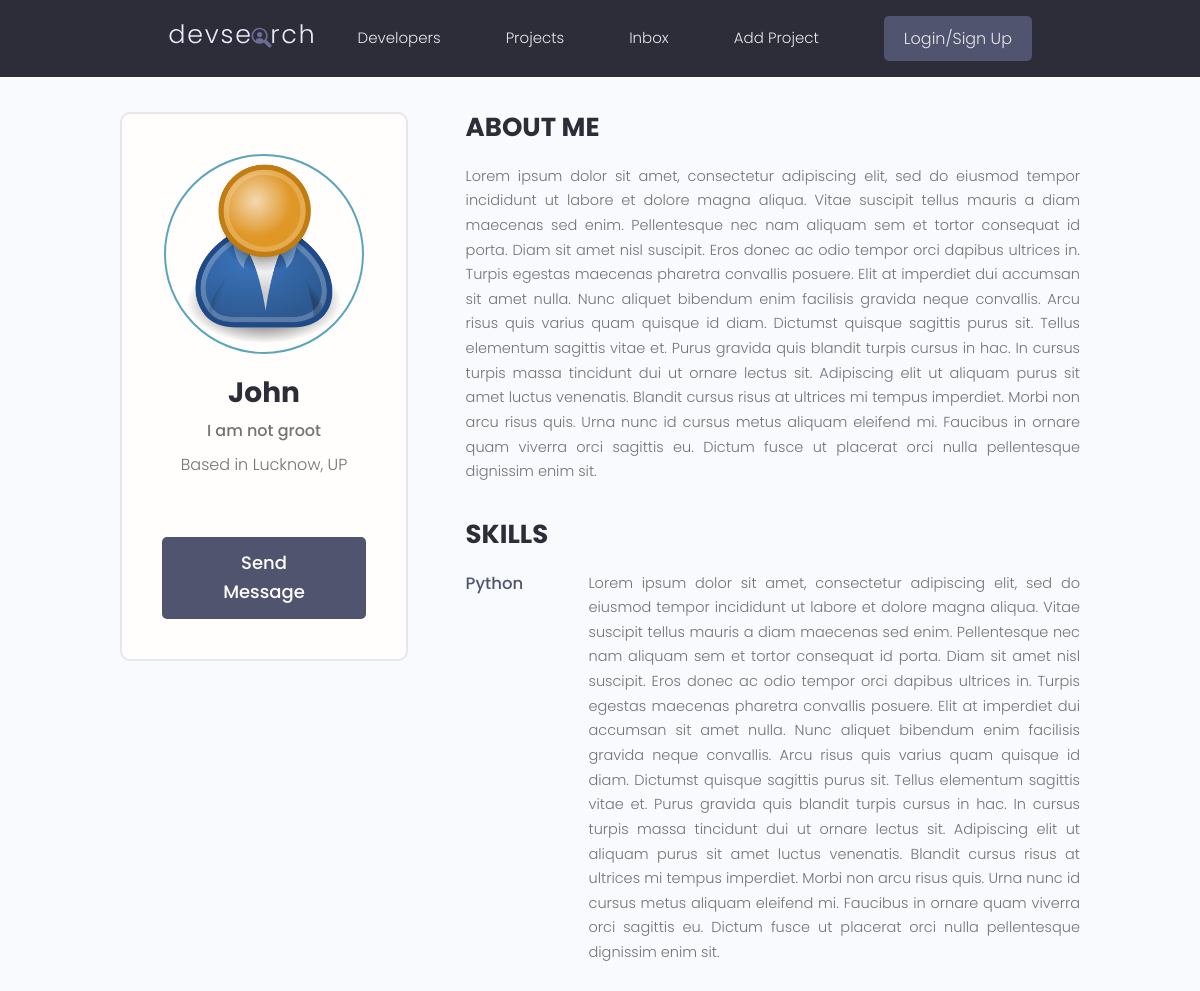
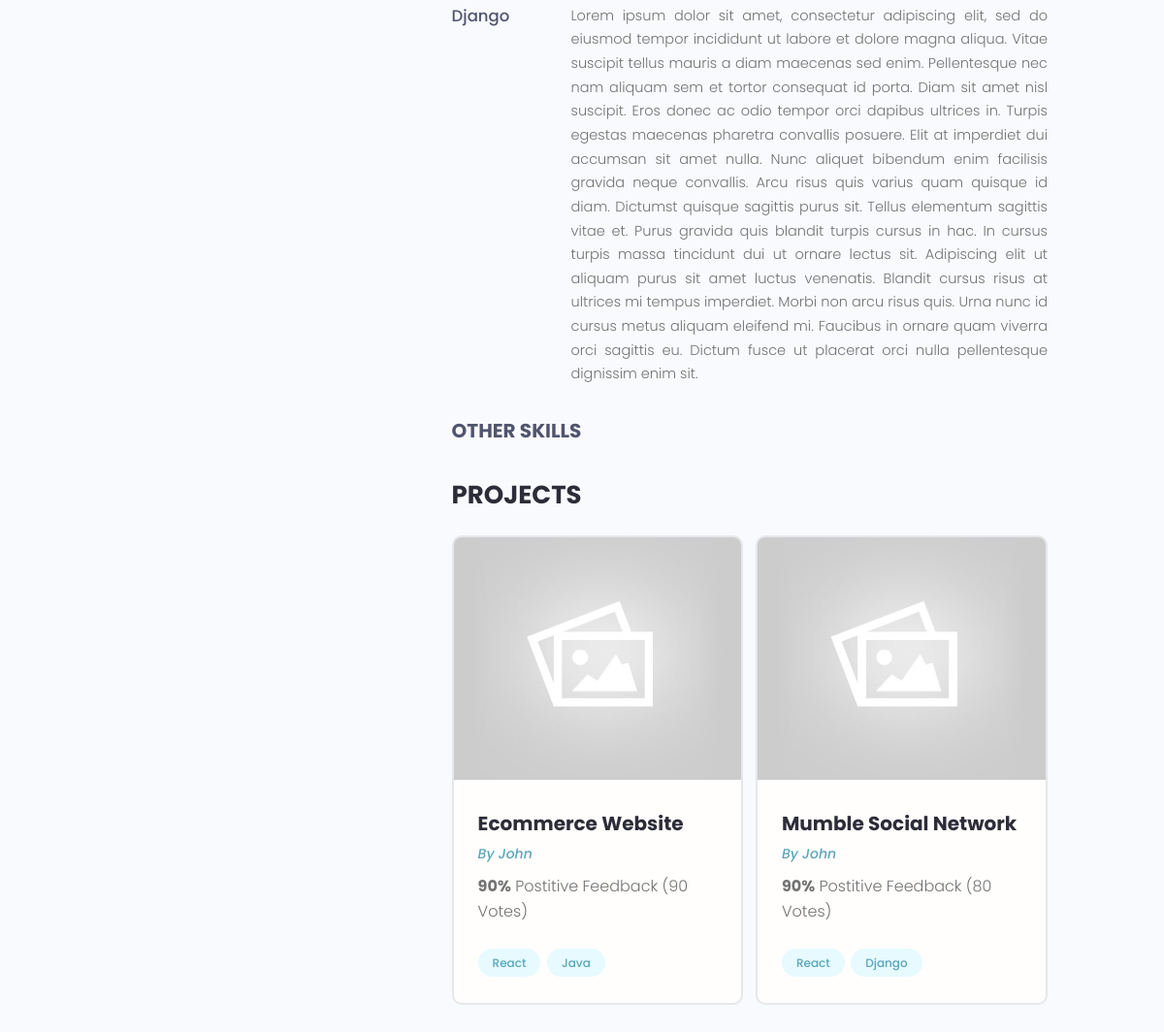
The page /profile/cf441926-567c-49d4-9659-296c65f05569/ on the database its author committed (2 pictures, top to bottom).
### users/models.py (models this page shows, shortened)
class Profile(models.Model):
    user = models.OneToOneField(User,on_delete=models.CASCADE,null=True,blank=True)
    name = models.CharField(max_length=200,blank=True,null=True)
    email = models.EmailField(max_length=500,null=True,blank=True)
    username = models.CharField(max_length=200,blank=True,null=True)
    location = models.CharField(max_length=200,blank=True,null=True)
    short_intro = models.CharField(max_length=200,blank=True,null=True)
    bio = models.TextField(blank=True,null=True)
    profile_image = models.ImageField(null=True,blank=True, upload_to='profiles/',default="profiles/user-default.png")
    social_github = models.CharField(max_length=200,blank=True,null=True)
    social_twitter = models.CharField(max_length=200,blank=True,null=True)
    social_linkedin = models.CharField(max_length=200,blank=True,null=True)
    social_youtube = models.CharField(max_length=200,blank=True,null=True)
    social_website = models.CharField(max_length=200,blank=True,null=True)
    created = models.DateTimeField(auto_now_add=True)
    id = models.UUIDField(default=uuid.uuid4, unique=True, primary_key=True, editable=False)

class Skill(models.Model):
    owner = models.ForeignKey(Profile,on_delete=models.CASCADE,null=True,blank=True)
    name = models.CharField(max_length=200,blank=True,null=True)
    description = models.TextField(null=True, blank=True)
    created = models.DateTimeField(auto_now_add=True)
    id = models.UUIDField(default=uuid.uuid4, unique=True, primary_key=True, editable=False)

### projects/models.py (models this page shows, shortened)
class Project(models.Model):
    owner = models.ForeignKey(Profile, null=True,blank=True, on_delete=models.SET_NULL)
    title = models.CharField(max_length=200)
    description = models.TextField(null=True, blank=True)
    featured_image = models.ImageField(null=True,blank=True,default="default.jpg")
    demo_link = models.CharField(max_length=2000,null=True, blank=True)
    source_link = models.CharField(max_length=2000,null=True,blank=True)
    tags = models.ManyToManyField('Tag',blank=True) # '' on class because it comes later after Project class.
    vote_total = models.IntegerField(default=0,null=True, blank=True)
    vote_ratio = models.IntegerField(default=0,null=True, blank=True)
    created = models.DateTimeField(auto_now_add=True)
    id = models.UUIDField(default=uuid.uuid4,unique=True,primary_key=True, editable=False)

class Tag(models.Model):
    name = models.CharField(max_length=200)
    created = models.DateTimeField(auto_now_add=True)
    id = models.UUIDField(default=uuid.uuid4,unique=True,primary_key=True,editable=False)
    def __str__(self):
        return self.name

### users/views.py (the view)
# urls.py: path('profile/<str:pk>/',views.userProfile,name="user-profile"),
def userProfile(request,pk):
    profile = Profile.objects.get(id=pk)
    topSkills = profile.skill_set.exclude(description__exact="")
    otherSkills = profile.skill_set.filter(description="")
    context = {'profile':profile, 'topSkills':topSkills,'otherSkills':otherSkills}
    return render(request,'users/user-profile.html',context)

### users/templates/users/user-profile.html (shortened to what this page needs)
{% extends 'main.html' %}
{% block content %}
  <main class="profile my-md">
    <div class="container">
      <div class="layout">
        <div class="column column--1of3">
          <div class="card text-center">
            <div class="card__body dev">
              <img class="avatar avatar--xl" src="{{ profile.profile_image.url}}" />
              <h2 class="dev__name">{{ profile.name}}</h2>
              <p class="dev__title">{{ profile.short_intro}}</p>
              <p class="dev__location">Based in {{ profile.location}}</p>
              <a href="#" class="btn btn--sub btn--lg">Send Message </a>
            </div>
          </div>
        </div>
        <div class="column column--2of3">
          <div class="devInfo">
            <h3 class="devInfo__title">About Me</h3>
            <p class="devInfo__about">{{ profile.bio }}</p>
          </div>
          <div class="devInfo">
            <h3 class="devInfo__title">Skills</h3>
            <div class="devInfo__skills">
                {% for skill in topSkills %}
              <div class="devSkill">
                <h4 class="devSkill__title">{{ skill.name }}</h4>
                <p class="devSkill__info">{{ skill.description }}</p>
              </div>
              {% endfor %}
              <h3 class="devInfo__subtitle">Other Skills</h3>
            </div>
          </div>
          <div class="devInfo">
            <h3 class="devInfo__title">Projects</h3>
            <div class="grid grid--two">
                {% for project in profile.project_set.all %}
              <div class="column">
                <div class="card project">
                  <a href="{% url 'project' project.id %}" class="project">
                    <img class="project__thumbnail" src="{{ project.featured_image.url}}" alt="project thumbnail" />
                    <div class="card__body">
                      <h3 class="project__title">{{ project.title}}</h3>
                      <p><a class="project__author" href="{% url 'user-profile' project.owner.id %}">By {{ project.owner.name}}</a></p>
                      <p class="project--rating">
                        <span style="font-weight: bold;">{{ project.vote_ratio }}%</span> Postitive
                        Feedback ({{ project.vote_total }} Vote{{ project.vote_total|pluralize:"s" }})
                      </p>
                      <div class="project__tags">
                          {% for tag in project.tags.all %}
                        <span class="tag tag--pill tag--main">
                          <small>{{ tag }}</small>
                        </span>
                              {% endfor %}
                      </div>
                    </div>
                  </a>
                </div>
              </div>
                {% endfor %}
            </div>
          </div>
        </div>
      </div>
    </div>
  </main>
{% endblock %}

### static/styles/app.css (style rules this page uses)
:root { --color-sub: #2d2d39; }
.btn--sub { background-color: var(--color-sub-light); }
.card { border: 2px solid var(--color-light); }
img { width: 100%; }
.profile .card > .dev { padding: 4rem; }
.dev__name { color: var(--color-sub); font-size: 2.8rem; font-weight: 700; margin-top: 1rem; margin-bottom: 0.5rem; }
.dev__title { font-size: 1.6rem; font-weight: 500; line-height: 1.3; }
.dev__location { margin-top: 1rem; }
.devInfo { margin-bottom: 3rem; }
.devInfo__title, .devInfo__subtitle { font-size: 2.6rem; color: var(--color-sub); text-transform: uppercase; font-weight: 700; margin-bottom: 1.5rem; }
.devInfo__subtitle { font-size: 2rem; color: var(--color-sub-light); }
.devInfo__about, .devSkill__info { font-size: 1.45rem; line-height: 1.7; text-align: justify; }
.devSkill { margin-bottom: 3rem; }
.devSkill__title { font-size: 1.65rem; font-weight: 500; color: var(--color-sub-light); }
@media screen and (min-width: 700px) { .devSkill { display: flex; justify-content: space-between; gap: 3rem; } }
@media screen and (min-width: 700px) { .devSkill__info { flex-basis: 80%; } }
.project__author { font-size: 1.4rem; font-style: italic; }
.project--rating { margin-bottom: 1.6em; margin-top: .5em; }
.project__thumbnail { height: 25rem; object-fit: cover; object-position: top center; }
.project__title { font-size: 2rem; font-weight: 700; color: var(--color-sub); }

### static/uikit/styles/modules/_variables.css (style rules this page uses)
:root { --color-main: #5aa5b9; --color-main-light: #e6faff; --color-sub: #3f4156; --color-sub-light: #51546e; --color-sub-lighter: #ededfd; --color-text: #737373; --color-gray: #8b8b8b; --color-light: #e5e7eb; --color-light-gray: #767676; --color-bg: #f8fafd; --color-white: #fffefd; --color-white-light: #f3f3f3; --color-success: #359e64; --color-success-bg: #def8e8; --color-error: #fc4b0b; --color-error-bg: #fff2ee; --font-base: 'Poppins', arial, helvetica, 'Segoe UI', roboto, ubuntu, sans-serif; --font-monospace: 'Fira Code', 'Courier New', courier, monospace; --font-regular: 300; --font-medium: 500; --font-bold: 700; --generic-shadow: 1px 1px 5px #00000010; --generic-transition: all 0.3s ease-in-out; }

### static/uikit/styles/modules/_base.css (style rules this page uses)
* { margin: 0; padding: 0; box-sizing: border-box; text-rendering: optimizeLegibility; color: inherit; font-size: inherit; }
html { font-size: 50%; }
@media only screen and (min-width: 480px) { html { font-size: 56.25%; } }
@media only screen and (min-width: 1200px) { html { font-size: 62.5%; } }
body { line-height: 1.6; font-weight: 400; font-size: 1.5rem; color: var(--color-text); background-color: var(--color-bg); min-height: 100vh; }

### static/uikit/styles/modules/_typography.css (style rules this page uses)
* { font-family: var(--font-base); }
h2 { font-size: 3.6rem; font-weight: var(--font-bold); }
h3 { font-size: 3.2rem; font-weight: var(--font-medium); }
h4 { font-size: 2.8rem; font-weight: var(--font-medium); }
p, span, strong { font-size: 1.6rem; color: var(--color-text); font-weight: var(--font-regular); }
a { padding-bottom: 2px; text-decoration: none; display: inline-block; color: var(--color-main); font-weight: var(--font-medium); }

### static/uikit/styles/modules/_utilities.css (style rules this page uses)
.container { width: 92%; max-width: 165rem; margin: 0 auto; box-sizing: border-box; }
@media screen and (min-width: 1000px) { .container { width: 90%; } }
@media screen and (min-width: 1200px) { .container { width: 80%; } }
.text-center { text-align: center; }
.my-md { margin: 3rem auto; }

### static/uikit/styles/modules/_avatar.css (style rules this page uses)
.avatar { border-radius: 50%; border: 2px solid var(--color-main); object-fit: cover; }
.avatar--xl { height: 20rem; width: 20rem; }

### static/uikit/styles/modules/_button.css (style rules this page uses)
.btn { display: inline-block; position: relative; cursor: pointer; background-color: var(--color-light); font-weight: var(--font-medium); color: var(--color-sub); text-decoration: none; padding: 1rem 2rem; border-radius: 0.5rem; border: none; width: -webkit-fit-content; width: -moz-fit-content; width: fit-content; height: -webkit-fit-content; height: -moz-fit-content; height: fit-content; font-size: 1.6rem; outline-width: 0; outline-color: transparent; -webkit-backface-visibility: hidden; backface-visibility: hidden; transition: all 0.3s ease-in-out; }
.btn--sub { background-color: var(--color-sub); color: var(--color-white); }
.btn--lg { font-size: 1.8rem; padding: 1.2rem 4.5rem; }

### static/uikit/styles/modules/_card.css (style rules this page uses)
.card { border-radius: 1rem; background-color: var(--color-white); border: 1.5px solid var(--color-light); width: auto; height: auto; margin-top: 0.5rem; margin-bottom: 0.5rem; overflow: hidden; }
.card__body, .card__header { padding: 2rem 2.5rem; }

### rows shown on the page
Profile: profile_image (placeholder picture), name "John", short_intro "I am not groot", location "Lucknow, UP", bio "Lorem ipsum dolor sit amet, consectetur adipiscing elit, sed do eiusmod tempor incididunt ut labore et dolore magna aliqua. Vitae suscipit tellus mauris a diam maecenas sed enim. Pellentesque nec nam aliquam sem et tortor consequat id porta. Diam sit amet nisl suscipit. Eros donec ac odio tempor orci dapibus ultrices in. Turpis egestas maecenas pharetra convallis posuere. Elit at imperdiet dui accumsan sit amet nulla. Nunc aliquet bibendum enim facilisis gravida neque convallis. Arcu risus quis varius quam quisque id diam. Dictumst quisque sagittis purus sit. Tellus elementum sagittis vitae et. Purus gravida quis blandit turpis cursus in hac. In cursus turpis massa tincidunt dui ut ornare…"
Skill: name "Python", description "Lorem ipsum dolor sit amet, consectetur adipiscing elit, sed do eiusmod tempor incididunt ut labore et dolore magna aliqua. Vitae suscipit tellus mauris a diam maecenas sed enim. Pellentesque nec nam aliquam sem et tortor consequat id porta. Diam sit amet nisl suscipit. Eros donec ac odio tempor orci dapibus ultrices in. Turpis egestas maecenas pharetra convallis posuere. Elit at imperdiet dui accumsan sit amet nulla. Nunc aliquet bibendum enim facilisis gravida neque convallis. Arcu risus quis varius quam quisque id diam. Dictumst quisque sagittis purus sit. Tellus elementum sagittis vitae et. Purus gravida quis blandit turpis cursus in hac. In cursus turpis massa tincidunt dui ut ornare…"
Skill: name "Django", description "Lorem ipsum dolor sit amet, consectetur adipiscing elit, sed do eiusmod tempor incididunt ut labore et dolore magna aliqua. Vitae suscipit tellus mauris a diam maecenas sed enim. Pellentesque nec nam aliquam sem et tortor consequat id porta. Diam sit amet nisl suscipit. Eros donec ac odio tempor orci dapibus ultrices in. Turpis egestas maecenas pharetra convallis posuere. Elit at imperdiet dui accumsan sit amet nulla. Nunc aliquet bibendum enim facilisis gravida neque convallis. Arcu risus quis varius quam quisque id diam. Dictumst quisque sagittis purus sit. Tellus elementum sagittis vitae et. Purus gravida quis blandit turpis cursus in hac. In cursus turpis massa tincidunt dui ut ornare…"
Project: featured_image (placeholder picture), title "Ecommerce Website", owner.name "John", vote_ratio "90", vote_total "90"
Tag: name "React"
Tag: name "Java"
Project: featured_image (placeholder picture), title "Mumble Social Network", owner.name "John", vote_ratio "90", vote_total "80"
Tag: name "Django"
